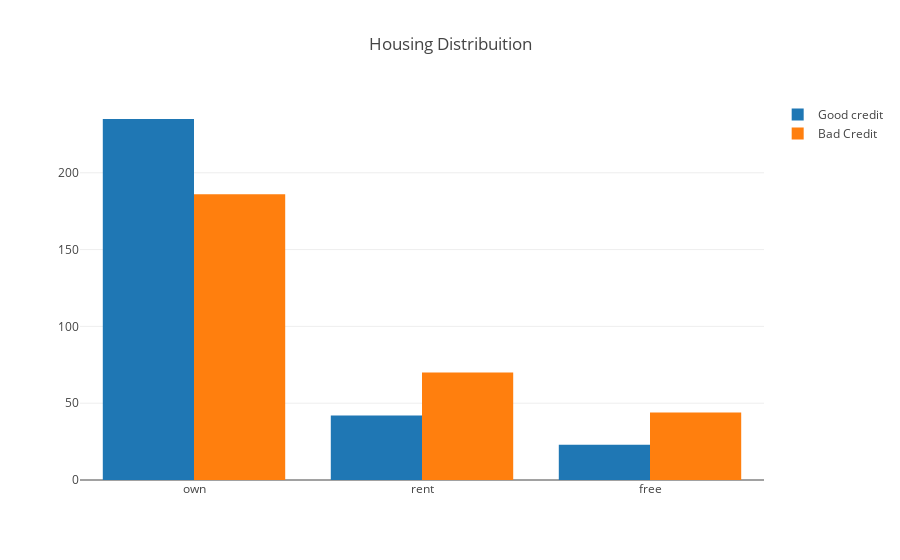

The cell this chart's notebook holds for it:
### Code cell
#First plot
trace0 = go.Bar(
    x = new_df[new_df["Risk"]== 'good']["Housing"].value_counts().index.values,
    y = new_df[new_df["Risk"]== 'good']["Housing"].value_counts().values,
    name='Good credit'
)

#Second plot
trace1 = go.Bar(
    x = new_df[new_df["Risk"]== 'bad']["Housing"].value_counts().index.values,
    y = new_df[new_df["Risk"]== 'bad']["Housing"].value_counts().values,
    name="Bad Credit"
)

data = [trace0, trace1]

layout = go.Layout(
    title='Housing Distribuition'
)


fig = go.Figure(data=data, layout=layout)

py.iplot(fig, filename='Housing-Grouped')

### Figure 1 — Plotly figure (JSON) as saved in the notebook; plotly's stock layout.template omitted (floating-point values rounded to 4 significant figures)
{"data": [{"name": "Good credit", "type": "bar", "uid": "b17a99c5-df60-45e0-a35a-12458badbf39", "x": ["own", "rent", "free"], "y": [235, 42, 23]}, {"name": "Bad Credit", "type": "bar", "uid": "55fca387-8e08-45c1-97ba-01223c5649eb", "x": ["own", "rent", "free"], "y": [186, 70, 44]}], "layout": {"title": {"text": "Housing Distribuition"}}}
